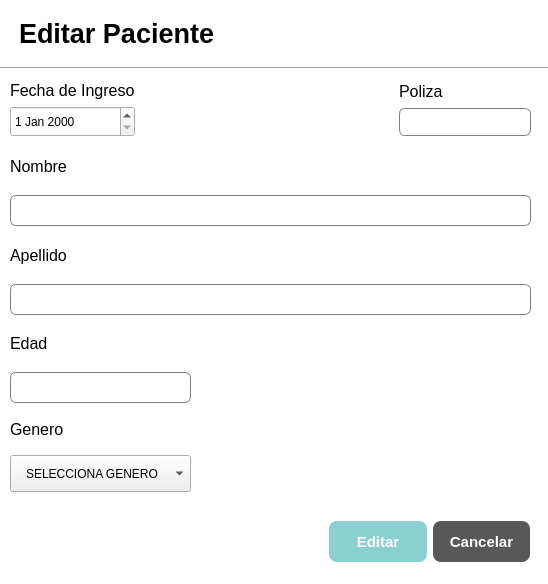
<?xml version="1.0" encoding="UTF-8"?>
<ui version="4.0">
 <class>PacienteDialog</class>
 <widget class="QDialog" name="PacienteDialog">
  <property name="geometry">
   <rect>
    <x>0</x>
    <y>0</y>
    <width>548</width>
    <height>584</height>
   </rect>
  </property>
  <property name="windowTitle">
   <string>Dialog</string>
  </property>
  <property name="styleSheet">
   <string notr="true">QDialog{
	background-color:white;
}

QLineEdit{
	border: 1px solid gray;
	border-radius: 6px;
	padding-left: 15px;
	height: 35px;
}

QComboBox{
	height: 35px;
	padding-left: 15px;
	selection-background-color: #2980B9;
}</string>
  </property>
  <widget class="Line" name="line">
   <property name="geometry">
    <rect>
     <x>0</x>
     <y>60</y>
     <width>551</width>
     <height>16</height>
    </rect>
   </property>
   <property name="orientation">
    <enum>Qt::Orientation::Horizontal</enum>
   </property>
  </widget>
  <widget class="QLabel" name="label">
   <property name="geometry">
    <rect>
     <x>19</x>
     <y>16</y>
     <width>321</width>
     <height>35</height>
    </rect>
   </property>
   <property name="font">
    <font>
     <pointsize>20</pointsize>
     <bold>true</bold>
    </font>
   </property>
   <property name="text">
    <string>Editar Paciente</string>
   </property>
  </widget>
  <widget class="QWidget" name="layoutWidget_2">
   <property name="geometry">
    <rect>
     <x>329</x>
     <y>520</y>
     <width>201</width>
     <height>43</height>
    </rect>
   </property>
   <layout class="QHBoxLayout" name="horizontalLayout_4">
    <item>
     <widget class="QPushButton" name="update_registrar_btn">
      <property name="minimumSize">
       <size>
        <width>0</width>
        <height>41</height>
       </size>
      </property>
      <property name="styleSheet">
       <string notr="true">QPushButton{
	background-color: #8bd0d0;
	color: white;
	border: none;
	border-radius: 8px;
	font-weight: bold;
	font-size: 15px;
}</string>
      </property>
      <property name="text">
       <string>Editar</string>
      </property>
     </widget>
    </item>
    <item>
     <widget class="QPushButton" name="update_cancelar_btn">
      <property name="minimumSize">
       <size>
        <width>0</width>
        <height>41</height>
       </size>
      </property>
      <property name="styleSheet">
       <string notr="true">QPushButton{
	background-color: #585858;
	color: white;
	border: none;
	border-radius: 8px;
	font-weight: bold;
	font-size: 15px;
}</string>
      </property>
      <property name="text">
       <string>Cancelar</string>
      </property>
     </widget>
    </item>
   </layout>
  </widget>
  <widget class="QWidget" name="layoutWidget">
   <property name="geometry">
    <rect>
     <x>10</x>
     <y>81</y>
     <width>521</width>
     <height>411</height>
    </rect>
   </property>
   <layout class="QVBoxLayout" name="verticalLayout_7">
    <item>
     <layout class="QHBoxLayout" name="horizontalLayout">
      <item>
       <layout class="QVBoxLayout" name="verticalLayout_2">
        <item>
         <widget class="QLabel" name="label_8">
          <property name="font">
           <font>
            <pointsize>12</pointsize>
           </font>
          </property>
          <property name="text">
           <string>Fecha de Ingreso</string>
          </property>
         </widget>
        </item>
        <item>
         <widget class="QDateEdit" name="fecha_dateEdit">
          <property name="minimumSize">
           <size>
            <width>0</width>
            <height>31</height>
           </size>
          </property>
          <property name="maximumSize">
           <size>
            <width>16777215</width>
            <height>31</height>
           </size>
          </property>
         </widget>
        </item>
       </layout>
      </item>
      <item>
       <spacer name="horizontalSpacer">
        <property name="orientation">
         <enum>Qt::Orientation::Horizontal</enum>
        </property>
        <property name="sizeHint" stdset="0">
         <size>
          <width>258</width>
          <height>20</height>
         </size>
        </property>
       </spacer>
      </item>
      <item>
       <layout class="QVBoxLayout" name="verticalLayout_3">
        <item>
         <widget class="QLabel" name="label_3">
          <property name="minimumSize">
           <size>
            <width>0</width>
            <height>21</height>
           </size>
          </property>
          <property name="maximumSize">
           <size>
            <width>16777215</width>
            <height>21</height>
           </size>
          </property>
          <property name="font">
           <font>
            <pointsize>12</pointsize>
           </font>
          </property>
          <property name="text">
           <string>Poliza</string>
          </property>
         </widget>
        </item>
        <item>
         <widget class="QLineEdit" name="poliza_lineEdit">
          <property name="minimumSize">
           <size>
            <width>0</width>
            <height>28</height>
           </size>
          </property>
          <property name="maximumSize">
           <size>
            <width>16777215</width>
            <height>28</height>
           </size>
          </property>
         </widget>
        </item>
       </layout>
      </item>
     </layout>
    </item>
    <item>
     <layout class="QVBoxLayout" name="verticalLayout">
      <item>
       <widget class="QLabel" name="label_2">
        <property name="font">
         <font>
          <pointsize>12</pointsize>
         </font>
        </property>
        <property name="text">
         <string>Nombre</string>
        </property>
       </widget>
      </item>
      <item>
       <widget class="QLineEdit" name="nombre_lineEdit">
        <property name="minimumSize">
         <size>
          <width>0</width>
          <height>31</height>
         </size>
        </property>
        <property name="maximumSize">
         <size>
          <width>16777215</width>
          <height>31</height>
         </size>
        </property>
       </widget>
      </item>
     </layout>
    </item>
    <item>
     <layout class="QVBoxLayout" name="verticalLayout_4">
      <item>
       <widget class="QLabel" name="label_4">
        <property name="font">
         <font>
          <pointsize>12</pointsize>
         </font>
        </property>
        <property name="text">
         <string>Apellido</string>
        </property>
       </widget>
      </item>
      <item>
       <widget class="QLineEdit" name="apellido_lineEdit">
        <property name="minimumSize">
         <size>
          <width>0</width>
          <height>31</height>
         </size>
        </property>
        <property name="maximumSize">
         <size>
          <width>16777215</width>
          <height>31</height>
         </size>
        </property>
       </widget>
      </item>
     </layout>
    </item>
    <item>
     <layout class="QVBoxLayout" name="verticalLayout_5">
      <item>
       <widget class="QLabel" name="label_5">
        <property name="font">
         <font>
          <pointsize>12</pointsize>
         </font>
        </property>
        <property name="text">
         <string>Edad</string>
        </property>
       </widget>
      </item>
      <item>
       <layout class="QHBoxLayout" name="horizontalLayout_3">
        <item>
         <widget class="QLineEdit" name="edad_lineEdit">
          <property name="minimumSize">
           <size>
            <width>181</width>
            <height>31</height>
           </size>
          </property>
          <property name="maximumSize">
           <size>
            <width>181</width>
            <height>31</height>
           </size>
          </property>
         </widget>
        </item>
        <item>
         <spacer name="horizontalSpacer_3">
          <property name="orientation">
           <enum>Qt::Orientation::Horizontal</enum>
          </property>
          <property name="sizeHint" stdset="0">
           <size>
            <width>328</width>
            <height>20</height>
           </size>
          </property>
         </spacer>
        </item>
       </layout>
      </item>
     </layout>
    </item>
    <item>
     <layout class="QVBoxLayout" name="verticalLayout_6">
      <item>
       <widget class="QLabel" name="label_6">
        <property name="font">
         <font>
          <pointsize>12</pointsize>
         </font>
        </property>
        <property name="text">
         <string>Genero</string>
        </property>
       </widget>
      </item>
      <item>
       <layout class="QHBoxLayout" name="horizontalLayout_2">
        <item>
         <widget class="QComboBox" name="comboBox">
          <property name="minimumSize">
           <size>
            <width>181</width>
            <height>0</height>
           </size>
          </property>
          <property name="maximumSize">
           <size>
            <width>181</width>
            <height>16777215</height>
           </size>
          </property>
          <property name="font">
           <font/>
          </property>
          <item>
           <property name="text">
            <string>SELECCIONA GENERO</string>
           </property>
          </item>
          <item>
           <property name="text">
            <string>Masculino</string>
           </property>
          </item>
          <item>
           <property name="text">
            <string>Femenino</string>
           </property>
          </item>
         </widget>
        </item>
        <item>
         <spacer name="horizontalSpacer_2">
          <property name="orientation">
           <enum>Qt::Orientation::Horizontal</enum>
          </property>
          <property name="sizeHint" stdset="0">
           <size>
            <width>338</width>
            <height>20</height>
           </size>
          </property>
         </spacer>
        </item>
       </layout>
      </item>
     </layout>
    </item>
   </layout>
  </widget>
 </widget>
 <resources/>
 <connections/>
</ui>
